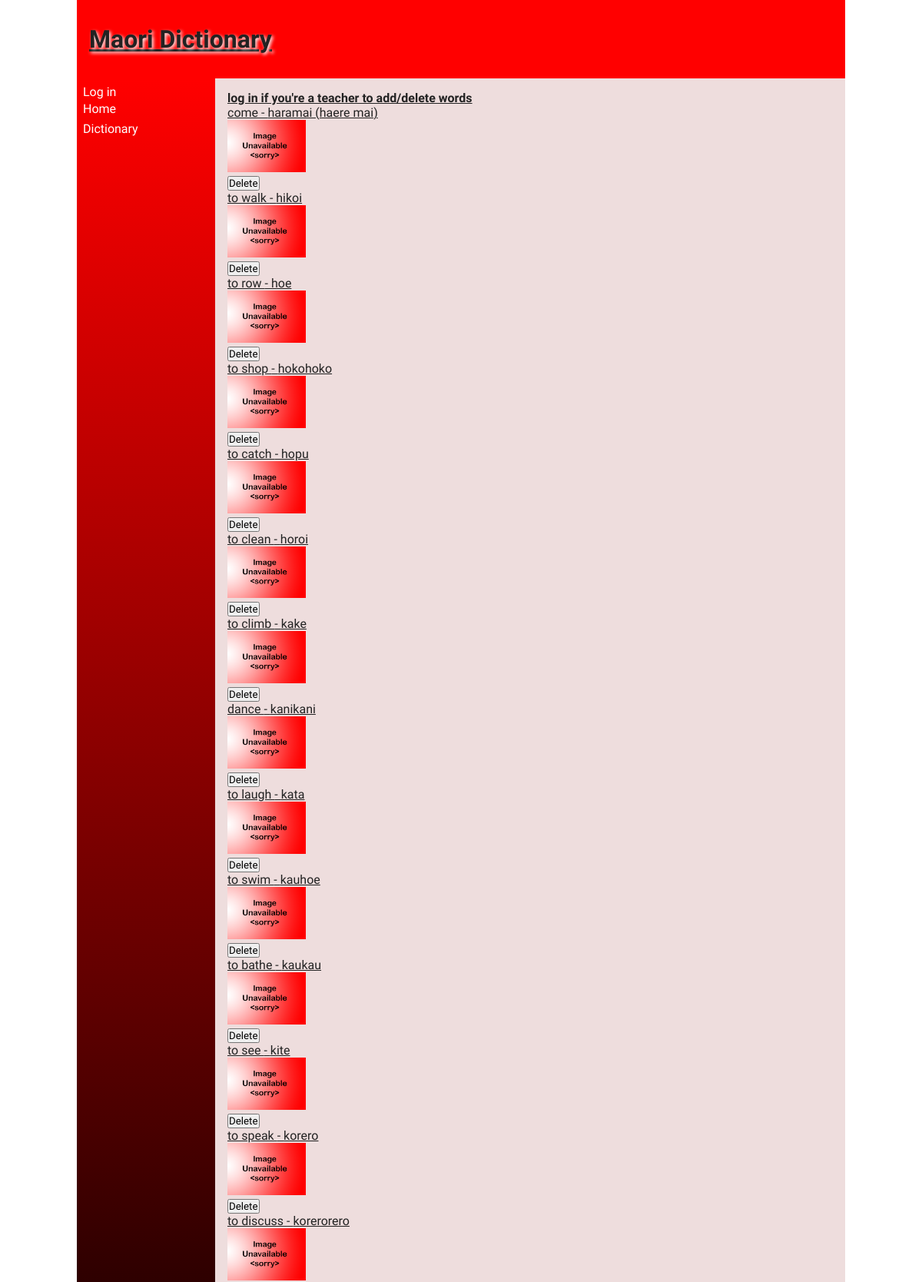
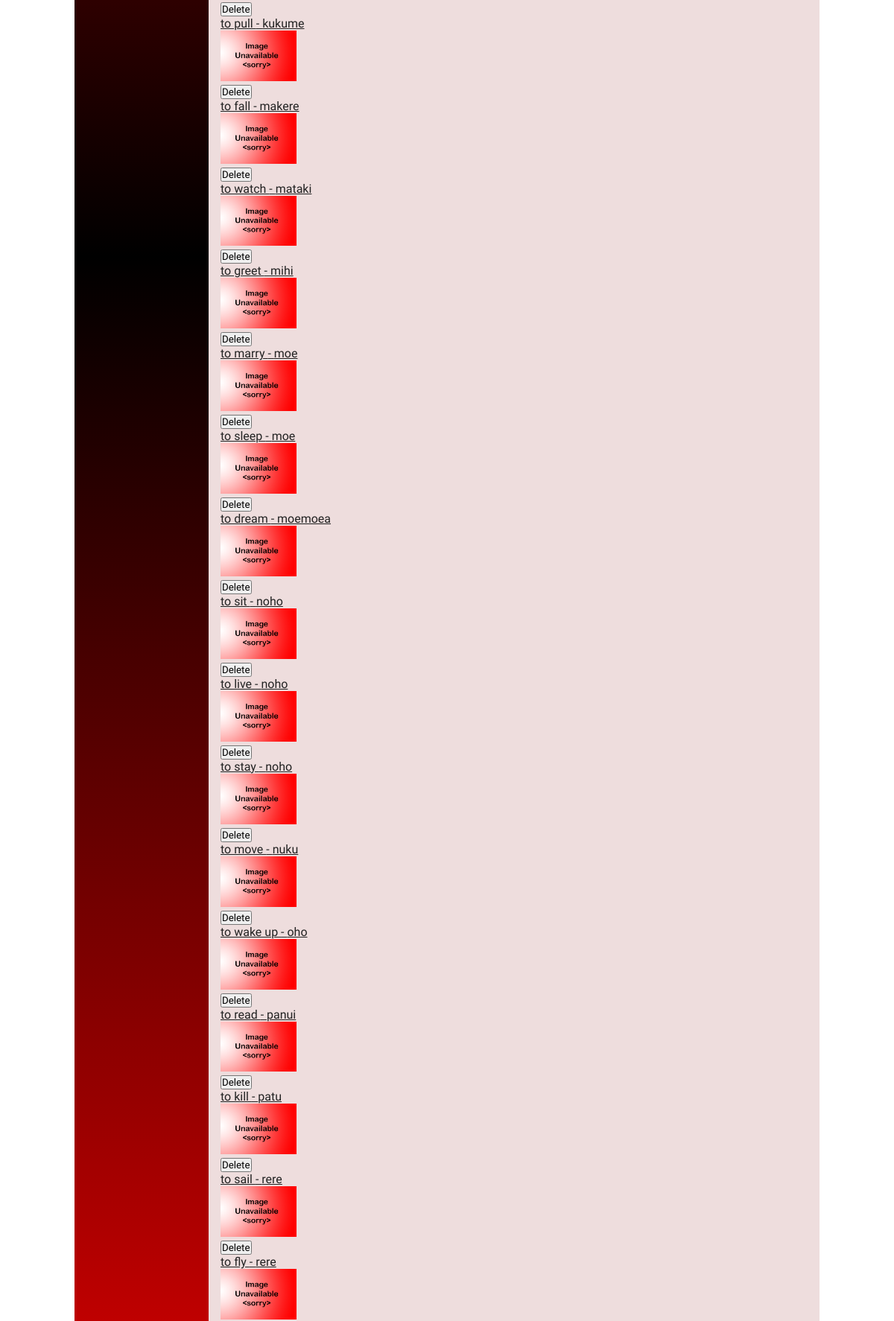
The page /dictionary (upper part) on the database its author committed (2 pictures, top to bottom).
### tables this page shows
CREATE TABLE "words"
(
    id         integer
        constraint words_pk
            primary key autoincrement,
    english    varchar(30),
    maori      varchar(30),
    definition varchar(200),
    level      integer(2),
    image      varchar(15),
    added_by   varchar(30),
    userid     integer
        references users,
    timestamp  DATETIME
);

### app.py (the view)
@app.route('/dictionary', methods = ['GET', 'POST'])
def render_dictionary():
    con = create_connection(DB_NAME)
    query = "SELECT english, maori, image FROM words ORDER BY id" #initially displays all the words in english, and sorts them by id so that newly added words are shown at the bottom
    cur = con.cursor()
    cur.execute(query)
    words_list = cur.fetchall()
    con.close()
    return render_template("dictionary.html", words= words_list, logged_in = is_logged_in())

### app.py (called while the page is built)
def is_logged_in():
    if session.get('email') is None: #if email not entered, then user isn't logged in
        print('Not logged in')
        return False
    else:
        print('Logged in') #if email is entered then user is logged in
        return True

def create_connection(db_file):
   try:
       connection = sqlite3.connect(db_file)
       connection.execute('pragma foreign_keys=ON')
       return connection
   except Error as e:
       print(e)
   return None

### templates/dictionary.html (shortened to what this page needs)
{% extends "base.html" %}
{%block heading%}<a  href = "/"><strong> Maori Dictionary</strong></a> {% endblock %}
{% block main %}
<div class = "button-group">
    {% if logged_in %}
    <a  href = "/add_word"><strong> Add new words</strong></a>
    {% else %} <a href = "/login"> <strong>log in if you're a teacher to add/delete words</strong> </a>
    {% endif %}
</div>
<div id = "words">
{% for words in words %}
        <div class = "product-box">
            <ul><a href = "/words/{{words[0]}}"> {{words[0]}}  -  {{words[1]}}</a> </ul>
           <img class = "imgthumb" src= "/static/images/{{words[2] }}">
      <form method="post" action="DeleteConfirm">
             <button type="submit" name="Delete_Word" value= "{{words[0]}}">Delete</button>
    </form>
        {% endfor %}
</div>
{% endblock %}

### templates/base.html (shortened to what this page needs)
<!doctype html>
<html lang="en">
<head>
	<link href="{{ url_for('static', filename='css/style.css') }}" rel="stylesheet">
</head>
<body>
	<div id="container">
		<header>
			<h1>{% block heading %}{% endblock %}</h1>
		</header>
		<nav>
            {% if logged_in %}
                <a href="/logout">Log out</a>
            {% else %}
                <a href="/login">Log in</a>
            {% endif %}
			<ul>
                <li><a href="\">Home</a></li>
				<li><a href="\dictionary">Dictionary</a></li>
			</ul>
		</nav>
		<main>
            {% block main%}{% endblock %}
        </main>
	</div>
</body>
</html>

### static/css/style.css (style rules this page uses)
* { font-family: Comfortaa, sans-serif; margin: 0; padding: 0; box-sizing: border-box; }
#container { display: grid; grid-template-columns: 75px auto; grid-template-areas: 'nav header' 'main main' 'footer footer'; }
header { grid-area: header; background-color: #ff0000; padding: 1rem; }
nav { grid-area: nav; }
main { grid-area: main; padding: 1rem; background-color: #edd; }
h1, h2, h3, h4 { padding: 1rem 0; font-family: 'Suez One', serif; color: #000; text-shadow: 2px 2px 4px #fff; }
a { color: #222; }
img { width: 100%; }
.imgthumb { width: 13%; }
@media only screen and (min-width: 768px) { #container { grid-template-columns: 180px auto; grid-template-areas: 'header header' 'nav main' 'footer footer'; } }
@media only screen and (min-width: 768px) { nav { background: linear-gradient(180deg, rgba(255,0,0,1) 0%, rgba(0, 0, 0, 1) 50%, rgba(255,0,0,1) 100%); padding: 0.5rem; } }
@media only screen and (min-width: 768px) { nav ul { list-style: none; } }
@media only screen and (min-width: 768px) { nav li { padding: 0.2rem 0; } }
@media only screen and (min-width: 768px) { nav a { color: #fff; text-decoration: none; } }
@media only screen and (min-width: 1000px) { #container { width: 1000px; margin: auto; } }

### rows shown on the page
words: english "come", maori "haramai (haere mai)", image (placeholder picture)
words: english "to walk", maori "hikoi", image (placeholder picture)
words: english "to row", maori "hoe", image (placeholder picture)
words: english "to shop", maori "hokohoko", image (placeholder picture)
words: english "to catch", maori "hopu", image (placeholder picture)
words: english "to clean", maori "horoi", image (placeholder picture)
words: english "to climb", maori "kake", image (placeholder picture)
words: english "dance", maori "kanikani", image (placeholder picture)
words: english "to laugh", maori "kata", image (placeholder picture)
words: english "to swim", maori "kauhoe", image (placeholder picture)
words: english "to bathe", maori "kaukau", image (placeholder picture)
words: english "to see", maori "kite", image (placeholder picture)
words: english "to speak", maori "korero", image (placeholder picture)
words: english "to discuss", maori "korerorero", image (placeholder picture)
words: english "to pull", maori "kukume", image (placeholder picture)
words: english "to fall", maori "makere", image (placeholder picture)
words: english "to watch", maori "mataki", image (placeholder picture)
words: english "to greet", maori "mihi", image (placeholder picture)
words: english "to marry", maori "moe", image (placeholder picture)
words: english "to sleep", maori "moe", image (placeholder picture)
words: english "to dream", maori "moemoea", image (placeholder picture)
words: english "to sit", maori "noho", image (placeholder picture)
words: english "to live", maori "noho", image (placeholder picture)
words: english "to stay", maori "noho", image (placeholder picture)
words: english "to move", maori "nuku", image (placeholder picture)
words: english "to wake up", maori "oho", image (placeholder picture)
words: english "to read", maori "panui", image (placeholder picture)
words: english "to kill", maori "patu", image (placeholder picture)
words: english "to sail", maori "rere", image (placeholder picture)
words: english "to fly", maori "rere", image (placeholder picture)
